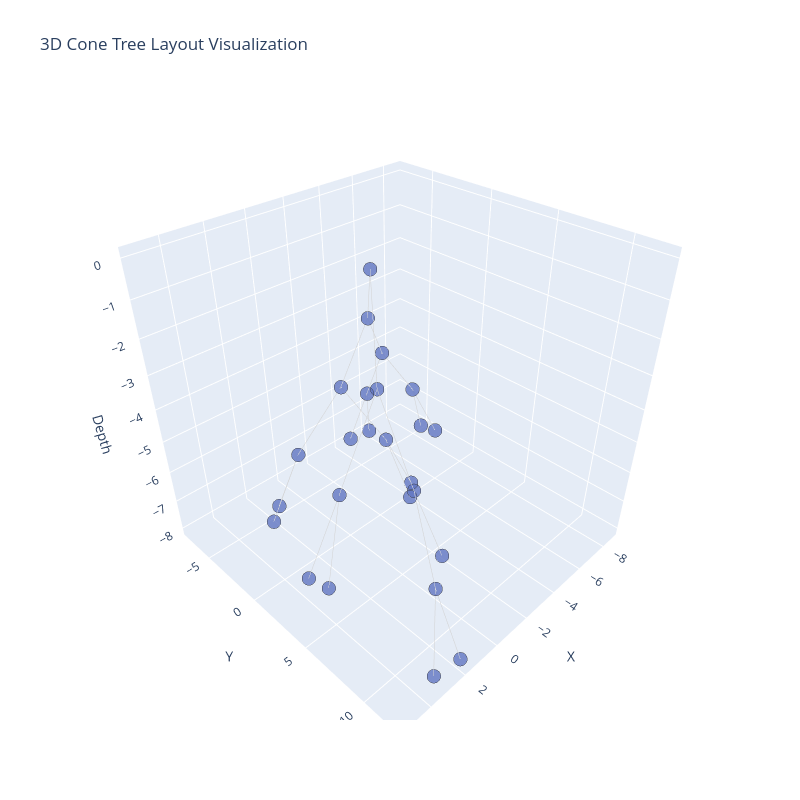

This figure's notebook cell:
### Code cell
import igraph
from igraph import Graph, EdgeSeq
import plotly.graph_objects as go
import numpy as np

# Create a binary tree
nr_vertices = 25
v_label = list(map(str, range(nr_vertices)))
G = Graph.Tree(nr_vertices, 2)  # 2 stands for children number

# Generate layout using spring layout for clustering
spring_layout = G.layout('fr')  # Fruchterman-Reingold layout

# Prepare positions
position = {k: spring_layout[k] for k in range(nr_vertices)}

# Prepare coordinates for nodes and edges
Xn = []
Yn = []
Zn = []

# Create spacing for cone shape
for k in range(nr_vertices):
    # Calculate level for conical effect
    level = int(np.floor(np.log2(k + 1))) if k > 0 else 0
    z = -level * 2  # Negative for a downward tree

    # Spread nodes horizontally based on spring layout
    x = position[k][0]
    y = position[k][1]

    Xn.append(x)
    Yn.append(y)
    Zn.append(z)

Xe = []
Ye = []
Ze = []  # z-coordinate for edges
for edge in G.es:
    Xe += [Xn[edge.source], Xn[edge.target], None]
    Ye += [Yn[edge.source], Yn[edge.target], None]
    Ze += [Zn[edge.source], Zn[edge.target], None]  # Use z-coordinates for edges

# Create Plotly Figure
fig = go.Figure()

# Add edges
fig.add_trace(go.Scatter3d(
    x=Xe,
    y=Ye,
    z=Ze,
    mode='lines',
    line=dict(color='rgb(210,210,210)', width=1),
    hoverinfo='none'
))

# Add nodes
fig.add_trace(go.Scatter3d(
    x=Xn,
    y=Yn,
    z=Zn,
    mode='markers',
    name='Nodes',
    marker=dict(
        symbol='circle',  # Valid symbol
        size=8,
        color='#6175c1',
        line=dict(color='rgb(50,50,50)', width=1)
    ),
    text=v_label,
    hoverinfo='text',
    opacity=0.8
))

# Layout settings for 3D visualization
fig.update_layout(
    title='3D Cone Tree Layout Visualization',
    scene=dict(
        xaxis=dict(title='X'),
        yaxis=dict(title='Y'),
        zaxis=dict(title='Depth'),
        aspectmode='manual',
        aspectratio=dict(x=1, y=1, z=1)  # Adjust for better view
    ),
    showlegend=False,
    width=800,
    height=800
)

# Show the figure
fig.show()

### Figure 1 — Plotly figure (JSON) as saved in the notebook; plotly's stock layout.template omitted (floating-point values rounded to 4 significant figures)
{"data": [{"hoverinfo": "none", "line": {"color": "rgb(210,210,210)", "width": 1}, "mode": "lines", "type": "scatter3d", "x": [-0.2687, -2.012, null, -0.2687, 1.416, null, -2.012, -4.479, null, -2.012, -1.111, null, 1.416, 1.579, null, 1.416, 3.693, null, -4.479, -7.016, null, -4.479, -5.042, null, -1.111, 0.7398, null, -1.111, -2.982, null, 1.579, 2.162, null, 1.579, 0.7247, null, 3.693, 5.016, null, 3.693, 5.239, null, -7.016, -8.688, null, -7.016, -8.444, null, -5.042, -4.777, null, -5.042, -6.025, null, 0.7398, 2.301, null, 0.7398, 1.431, null, -2.982, -4.489, null, -2.982, -3.658, null, 2.162, 1.824, null, 2.162, 3.155, null], "y": [2.224, -0.7615, null, 2.224, 5.111, null, -0.7615, -3.243, null, -0.7615, -2.054, null, 5.111, 8.012, null, 5.111, 5.51, null, -3.243, -3.782, null, -3.243, -5.765, null, -2.054, -3.687, null, -2.054, -0.7751, null, 8.012, 10.49, null, 8.012, 9.115, null, 5.51, 6.422, null, 5.51, 5.13, null, -3.782, -3.489, null, -3.782, -4.749, null, -5.765, -7.439, null, -5.765, -7.182, null, -3.687, -4.198, null, -3.687, -5.196, null, -0.7751, -0.4034, null, -0.7751, 0.6336, null, 10.49, 12.13, null, 10.49, 11.83, null], "z": [0, -2, null, 0, -2, null, -2, -4, null, -2, -4, null, -2, -4, null, -2, -4, null, -4, -6, null, -4, -6, null, -4, -6, null, -4, -6, null, -4, -6, null, -4, -6, null, -4, -6, null, -4, -6, null, -6, -8, null, -6, -8, null, -6, -8, null, -6, -8, null, -6, -8, null, -6, -8, null, -6, -8, null, -6, -8, null, -6, -8, null, -6, -8, null]}, {"hoverinfo": "text", "marker": {"color": "#6175c1", "line": {"color": "rgb(50,50,50)", "width": 1}, "size": 8, "symbol": "circle"}, "mode": "markers", "name": "Nodes", "opacity": 0.8, "text": ["0", "1", "2", "3", "4", "5", "6", "7", "8", "9", "10", "11", "12", "13", "14", "15", "16", "17", "18", "19", "20", "21", "22", "23", "24"], "type": "scatter3d", "x": [-0.2687, -2.012, 1.416, -4.479, -1.111, 1.579, 3.693, -7.016, -5.042, 0.7398, -2.982, 2.162, 0.7247, 5.016, 5.239, -8.688, -8.444, -4.777, -6.025, 2.301, 1.431, -4.489, -3.658, 1.824, 3.155], "y": [2.224, -0.7615, 5.111, -3.243, -2.054, 8.012, 5.51, -3.782, -5.765, -3.687, -0.7751, 10.49, 9.115, 6.422, 5.13, -3.489, -4.749, -7.439, -7.182, -4.198, -5.196, -0.4034, 0.6336, 12.13, 11.83], "z": [0, -2, -2, -4, -4, -4, -4, -6, -6, -6, -6, -6, -6, -6, -6, -8, -8, -8, -8, -8, -8, -8, -8, -8, -8]}], "layout": {"height": 800, "scene": {"aspectmode": "manual", "aspectratio": {"x": 1, "y": 1, "z": 1}, "xaxis": {"title": {"text": "X"}}, "yaxis": {"title": {"text": "Y"}}, "zaxis": {"title": {"text": "Depth"}}}, "showlegend": false, "title": {"text": "3D Cone Tree Layout Visualization"}, "width": 800}}
